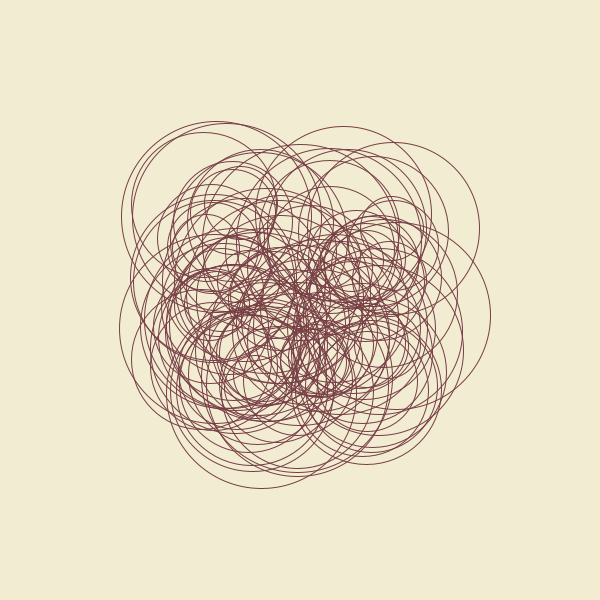
Frame 1 (no input)
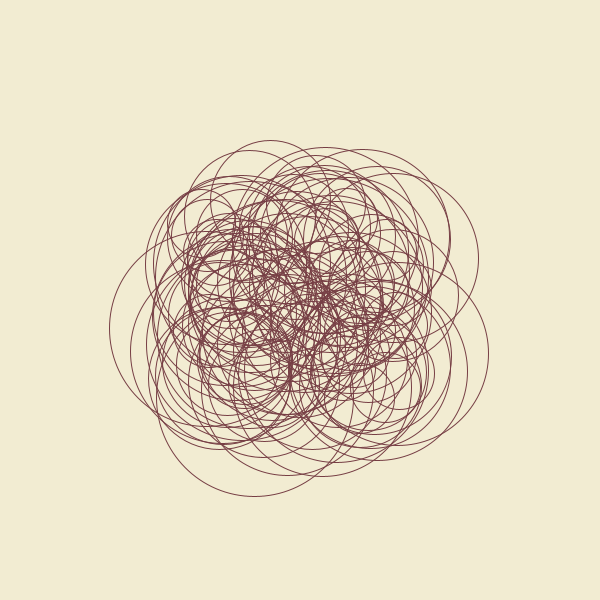
Frame 2 (the mouse pressed at the canvas centre, redrawn once)

The Processing sketch that drew these frames (run headless with seeded random() and noise(); the mouse was pressed at the canvas centre and the sketch redrawn once):

// Processing sketch: processing_187541
// ── processing_187541.pde

//nervous_circles


void setup() {
  size(600, 600);
  //background(255);  //set background white
  
  frameRate(10);
  noLoop();
 }


void draw() {
  strokeWeight(1);
  stroke(#763E44);
  background(#F2ECD2);
  int i;
  noFill();
 for(i = 1; i <= 100; i++) {
  float w = (random(width/10, height/3));
  float x = random(width/3, width-(width/3));
  float y = random(width/3, width-(width/3));
  ellipse(x, y, w, w);
   }
  
  
}

void mousePressed () {
  redraw();
  
}
